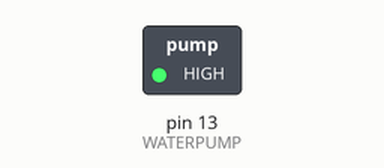
Recording of a sketch running on a simulated Arduino Uno, built with avr-gcc and run on an emulated ATmega328P. On the bench: switched loads named in the sketch (green lamp = pin HIGH).

Above: at 2.0 s.
At 6.0 s:
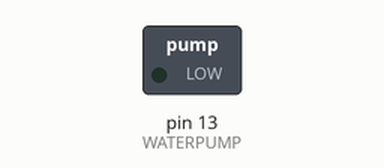
Timing chart, 0 to 10.4 s (numbered marks = the images above):
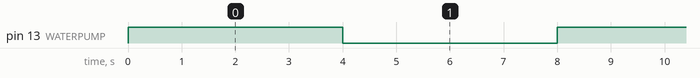

Measured:
- by itself, pin 13 (WATERPUMP): alternates HIGH for 4.0 s and LOW for 4.0 s

The sketch:

pump.ino
```cpp
int WATERPUMP =13;

void setup() {
pinMode(WATERPUMP,OUTPUT);
  Serial.begin(9600);
}

void loop() {
digitalWrite(WATERPUMP,HIGH);
delay(4000);
digitalWrite(WATERPUMP,LOW);
delay(4000);
}
```
